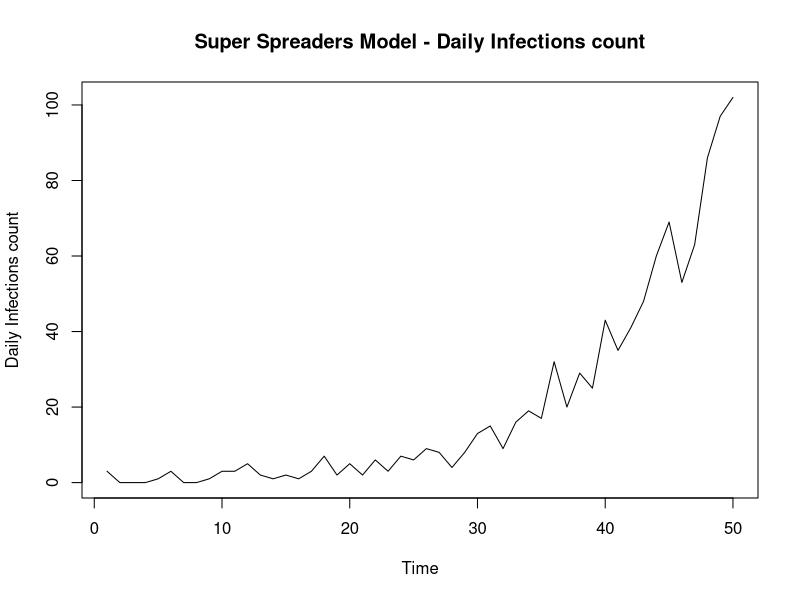

Recreate this plot in R.
#Epidemic Modelling Functions
#-Simulations fucntions
#- Likelihood Functions

#*********************************************************
#*Simulation Functions

#Baseline simulation
simulate_branching = function(num_days, r0, shape_gamma, scale_gamma) {
  
  'Baseline simulation model'
  #Set up
  vec_infecteds = vector('numeric', num_days)
  vec_infecteds[1] = 2
  
  #Infectiousness (Discrete gamma) - I.e 'Infectiousness Pressure' - Sum of all people
  #Explanation: Gamma is a continuous function so integrate over the density at that point in time (today - previous day)
  prob_infect = pgamma(c(1:num_days), shape = shape_gamma, scale = scale_gamma) - pgamma(c(0:(num_days-1)), shape = shape_gamma, scale = scale_gamma)
  
  #Days of Infection Spreading
  for (t in 2:num_days) {
    
    #Total rate
    tot_rate = r0*sum(vec_infecteds[1:(t-1)]*rev(prob_infect[1:(t-1)])) #Product of infecteds & their probablilty of infection along the gamma dist at that point in time
    vec_infecteds[t] = rpois(1, tot_rate) #Assuming number of cases each day follows a poisson distribution. Causes jumps in data 
  }
  
  vec_infecteds
}

#*******************************************************
#Super-spreading simulation
simulate_branching_ss = function(num_days, shape_gamma, scale_gamma, alphaX, betaX, gammaX) {
  'Simulate an epidemic with Superspreading events
  prop_ss = Proportion of superspreading days
  magnitude_ss = increased rate of superspreading event'
  
  #Set up
  total_infecteds = vector('numeric', num_days)
  nsse_infecteds = vector('numeric', num_days)
  sse_infecteds = vector('numeric', num_days)
  total_infecteds[1] = 2
  nsse_infecteds[1] = 2
  sse_infecteds[1] = 0
  
  #Infectiousness (Discrete gamma) - I.e 'Infectiousness Pressure' - Sum of all people
  #Explanation: Gamma is a continuous function so integrate over the density at that point in time (today - previous day)
  prob_infect = pgamma(c(1:num_days), shape = shape_gamma, scale = scale_gamma) - pgamma(c(0:(num_days-1)), shape = shape_gamma, scale = scale_gamma)
  
  #Days of Infection Spreading
  for (t in 2:num_days) {
    
    #Regular infecteds (tot_rate = lambda) fix notation
    lambda_t = sum(total_infecteds[1:(t-1)]*rev(prob_infect[1:(t-1)])) #Eg. Today is day 10. Infected on day 1. Current Infectiousness is t - day_infected 
    tot_rate = alphaX*lambda_t #Product of infecteds & their probablilty of infection along the gamma dist at that point in time
    nsse_infecteds[t] = rpois(1, tot_rate) #Assuming number of cases each day follows a poisson distribution. Causes jumps in data 
    
    #Super-spreaders
    sse_infecteds[t] = rnbinom(1, betaX*lambda_t, 1/(1 + gammaX)) #z_t: Total infecteds due to super-spreading event - num of events x Num individuals
    
    #Total 
    total_infecteds[t] = nsse_infecteds[t] + sse_infecteds[t]
  }
  
  total_infecteds
}
# 
# #********
# # #*Implement
# num_days = 50
# #lambda params
# shape_gamma = 6
# scale_gamma = 1
# #params
# alphaX = 0.8 #Without ss event, ~r0.
# betaX = 0.1
# gammaX = 10
# true_r0 = alphaX + betaX*gammaX
# true_r0
# #Epidemic data
# sim_data = simulate_branching_ss(num_days, shape_gamma, scale_gamma, alphaX, betaX, gammaX)
# plot.ts(sim_data, ylab = 'Daily Infections', main = paste('Super - Spreading Events model - Daily Infections count, true R0 = ', true_r0))
# par(mfrow = c(2,1))

#*******************************************************
#Super-spreading simulation
simulate_ss_poisson = function(num_days, shape_gamma, scale_gamma, alphaX, betaX, gammaX) {
  'Simulate an epidemic with Superspreading events
  prop_ss = Proportion of superspreading days
  magnitude_ss = increased rate of superspreading event'
  
  #Set up
  total_infecteds = vector('numeric', num_days)
  nsse_infecteds = vector('numeric', num_days)
  sse_infecteds = vector('numeric', num_days)
  total_infecteds[1] = 2
  nsse_infecteds[1] = 2
  sse_infecteds[1] = 0
  
  #Infectiousness (Discrete gamma) - I.e 'Infectiousness Pressure' - Sum of all people
  #Explanation: Gamma is a continuous function so integrate over the density at that point in time (today - previous day)
  prob_infect = pgamma(c(1:num_days), shape = shape_gamma, scale = scale_gamma) - pgamma(c(0:(num_days-1)), shape = shape_gamma, scale = scale_gamma)
  
  #Days of Infection Spreading
  for (t in 2:num_days) {
    
    #Regular infecteds (tot_rate = lambda) fix notation
    lambda_t = sum(total_infecteds[1:(t-1)]*rev(prob_infect[1:(t-1)])) #?Why is it the reversed probability - given the way prob_infect is written
    tot_rate = alphaX*lambda_t #Product of infecteds & their probablilty of infection along the gamma dist at that point in time
    nsse_infecteds[t] = rpois(1, tot_rate) #Assuming number of cases each day follows a poisson distribution. Causes jumps in data 
    
    #Super-spreaders
    n_t = rpois(1, betaX*lambda_t) #Number of super-spreading events (beta)
    sse_infecteds[t] = rpois(1, gammaX*n_t) #z_t: Total infecteds due to super-spreading event - num of events x Num individuals
    
    total_infecteds[t] = nsse_infecteds[t] + sse_infecteds[t]
  }
  
  total_infecteds
}

#*Implement
# num_days = 50
# #lambda params
# shape_gamma = 6
# scale_gamma = 1
# #params
# alphaX = 1.2 #Without ss event, ~r0. 
# betaX = 0.5
# gammaX = 10
# #Epidemic data
# sim_data2 = simulate_ss_poisson(num_days, shape_gamma, scale_gamma, alphaX, betaX, gammaX)
# plot.ts(sim_data2, ylab = 'Daily Infections count', main = 'Daily Infections count')


#*******************************************************
#Super-spreaders simulation
simulation_super_spreaders = function(num_days, shape_gamma, scale_gamma, aX, bX, ss_mult) {
  'Simulate an epidemic with Superspreading individuals'
  
  #Set up
  total_infecteds = vector('numeric', num_days)
  nss_infecteds = vector('numeric', num_days)
  ss_infecteds = vector('numeric', num_days)
  total_infecteds[1] = 3
  nss_infecteds[1] = 2
  ss_infecteds[1] = 1 
  
  #Infectiousness (Discrete gamma) - I.e 'Infectiousness Pressure' - Sum of all people
  #Explanation: Gamma is a continuous function so integrate over the density at that point in time (today - previous day)
  prob_infect = pgamma(c(1:num_days), shape = shape_gamma, scale = scale_gamma) - pgamma(c(0:(num_days-1)), shape = shape_gamma, scale = scale_gamma)
  
  #Days of Infection Spreading
  for (t in 2:num_days) {
    
    #Regular infecteds (tot_rate = lambda) fix notation
    lambda_t = sum((total_infecteds[1:(t-1)] + ss_mult*ss_infecteds[1:(t-1)])*rev(prob_infect[1:(t-1)])) #?Why is it the reversed probability - given the way prob_infect is written. Product of infecteds & their probablilty of infection along the gamma dist at that point in time
    nss_infecteds[t] = rpois(1, aX*lambda_t) #Assuming number of cases each day follows a poisson distribution. Causes jumps in data 
    ss_infecteds[t] = rpois(1, bX*lambda_t)
    total_infecteds[t] = nss_infecteds[t] + ss_infecteds[t]
  }
  
  total_infecteds
}

#*Implement
num_days = 50
#lambda params
shape_gamma = 6
scale_gamma = 1
#params
aX = 0.8 #1.1 #Without ss event, ~r0.
bX = 0.1 #0.2
ss_mult = 10 #8
#Epidemic data
sim_data2 = simulation_super_spreaders(num_days, shape_gamma, scale_gamma, aX, bX, ss_mult)
plot.ts(sim_data2, ylab = 'Daily Infections count', main = 'Super Spreaders Model - Daily Infections count')

###################################################################################
# MODELS!

###############################
# BASELINE

#Likelihood (log)
log_like <- function(y, r0_dash){
  
  #Params
  num_days = length(y)
  shape_gamma = 6
  scale_gamma = 1
  
  #Infectiousness (Discrete gamma)
  prob_infect = pgamma(c(1:num_days), shape = shape_gamma, scale = scale_gamma) - pgamma(c(0:(num_days-1)), shape = shape_gamma, scale = scale_gamma)
  logl = 0
  
  for (t in 2:num_days) {
    
    lambda = r0_dash*sum(y[1:t-1]*rev(prob_infect[1:t-1]))
    logl = logl + y[t]*log(lambda) - lambda
    
  }
  
  logl
  
}

#######################
# BASE MCMC
mcmc_r0 <- function(data, n, sigma, burn_in, x0 = 1) {
  
  'Returns mcmc samples of R0'
  #Data
  print('sim data')
  print(data)
  
  #Set up
  r0_vec <- vector('numeric', n)
  r0_vec[1] <- x0
  U <- runif(n)
  count_accept = 0
  
  #MCMC chain
  for(i in 2:n) {
    r0_dash <- r0_vec[i-1] + rnorm(1, sd = sigma) #, mean = 0, sd = sigma_opt)
    if(r0_dash < 0){
      r0_dash = abs(r0_dash)
    }
    
    #Alpha
    log_alpha = log_like(data, r0_dash) - log_like(data, r0_vec[i-1]) - r0_dash + r0_vec[i-1] #exponential prior
    #log_alpha = log_like(data, Y) - log_like(data, r0_vec[i-1]) + dgamma(Y, shape = 1, scale = 1, log = TRUE) - dgamma(r0_vec[i-1], shape = 1, scale = 1, log = TRUE) 
    #Should include: Likelihood + prior + propogsal density x2 (Previous time step & Current time step)
    
    if (is.na(log_alpha)){
      print('na value')
      sprintf("r0_dash: %i", r0_dash)
    }
    if(!(is.na(log_alpha)) && log(U[i]) < log_alpha) {
      r0_vec[i] <- r0_dash
      count_accept = count_accept + 1
    } else {
      r0_vec[i] <- r0_vec[i-1]
    }
  }
  #Final stats
  accept_rate = 100*(count_accept/n)
  print(paste0("Acceptance rate = ",accept_rate))
  
  r0_vec = r0_vec[burn_in:n]
  r0_vec
  
  return(list(r0_vec, accept_rate))
}

#*******************************************************************************
#SUPER-SPREADING MODEL

#Log Likelihood 
log_like_ss <- function(x, alphaX, betaX, gammaX){
  
  #Params
  num_days = length(x)
  shape_gamma = 6
  scale_gamma = 1
  
  #Infectiousness (Discrete gamma) i,e Prob less than x2 - prob less than x1; the area in between 
  prob_infect = pgamma(c(1:num_days), shape = shape_gamma, scale = scale_gamma) - pgamma(c(0:(num_days-1)), shape = shape_gamma, scale = scale_gamma)
  logl = 0
  
  for (t in 2:num_days) {
    
    lambda_t = sum(x[1:(t-1)]*rev(prob_infect[1:(t-1)]))
    inner_sum_xt = 0
    
    for (y_t in 0:x[t]){ #Sum for all values of y_t
      
      #Log likelihood
      inner_sum_xt = (inner_sum_xt + exp(-alphaX*lambda_t)*(1/factorial(y_t))*(alphaX*lambda_t)^y_t*
                        (gamma((x[t] - y_t) + betaX*lambda_t))/(gamma(betaX*lambda_t)*
                                                                  factorial(x[t] - y_t))*(1/(gammaX +1))^(betaX*lambda_t)*
                        (gammaX/(gammaX + 1))^(x[t] - y_t))
      
    } 
    
    logl = logl + log(inner_sum_xt) 
    
  }
  
  logl
  
}

#*****************************************************
#Log Likelihood - log-exp-sum trick 
log_like_ss_lse <- function(x, alphaX, betaX, gammaX){
  
  #Params
  num_days = length(x)
  shape_gamma = 6
  scale_gamma = 1
  
  #Infectiousness (Discrete gamma)
  prob_infect = pgamma(c(1:num_days), shape = shape_gamma, scale = scale_gamma) - pgamma(c(0:(num_days-1)),
                                                                                         shape = shape_gamma, scale = scale_gamma)
  logl = 0 
  
  for (t in 2:num_days) {
    
    #print(t)
    lambda_t = sum(x[1:(t-1)]*rev(prob_infect[1:(t-1)]))
    
    if(x[t] == 0){ #y_t also equal to zero
      
      #L(x_i) for y_t, x_t = 0
      logl = logl -(alphaX*lambda_t) - 
        (betaX*lambda_t*log(gammaX +1))
      
    } else {
      
      #Terms in inner sum
      inner_sum_vec <- vector('numeric', x[t])
      
      for (y_t in 0:x[t]){ #Sum for all values of y_t up to x_t
        
        #Store inner L(x_i) term in vector position
        inner_sum_vec[y_t + 1] = (-(alphaX*lambda_t) - lfactorial(y_t) + y_t*log(alphaX*lambda_t) +
                                    lgamma((x[t] - y_t) + (betaX*lambda_t)) - lgamma(betaX*lambda_t) - 
                                    lfactorial(x[t] - y_t) - (betaX*lambda_t*log(gammaX +1)) + 
                                    (x[t] - y_t)*log(gammaX) -(x[t] - y_t)*log(gammaX + 1))
        
      }
      
      #Calculate max element in inner vector, for all y_t for a given t, x[t]
      lx_max = max(inner_sum_vec)
      
      #Calculate lse
      lse = lx_max + log(sum(exp(inner_sum_vec - lx_max) ))
      
      #Add to overall log likelihood 
      logl = logl + lse 
      
    }
    
  }
  
  logl
  
}

#*********************************************************************************************
#* Log Likelihood - Using package distribution functions
log_like_ss_R_funcs <- function(x, alphaX, betaX, gammaX){
  
  'Calculate the log likelihood on the simulated data using package distribution functions in R'
  
  #Params
  num_days = length(x)
  shape_gamma = 6
  scale_gamma = 1
  logl = 0
  
  #Infectiousness (Discrete gamma)
  prob_infect = pgamma(c(1:num_days), shape = shape_gamma, scale = scale_gamma) - pgamma(c(0:(num_days-1)), shape = shape_gamma, scale = scale_gamma)
  
  #Over all timepoints
  for (t in 2:num_days) {
    
    lambda_t = sum(x[1:(t-1)]*rev(prob_infect[1:(t-1)]))
    inner_sum = 0
    
    #Sum for all values of y_t
    for (y_t in 0:x[t]){ 
      
      #Log likelihood
      prob_yt = dpois(y_t, alphaX*lambda_t)
      #cat("prob_yt, dpois : ", prob_yt, "\n")
      
      prob_zt = s(x[t] - y_t, betaX*lambda_t, 1/(1 + gammaX))
      #cat("prob_zt, dnbinom : ", prob_zt, "\n")
      
      prob_xt = prob_zt*prob_yt
      inner_sum = inner_sum + prob_xt
      #cat("prob_xt, : ", prob_xt, "\n")
      
    } 
    
    #cat("log(prob_xt), : ", log(prob_xt), "\n")
    logl = logl + log(inner_sum) 
    #cat("logl, : ", logl, "\n")
    
  }
  
  logl
}

################################################################################
# Plot MCMC Total Results
################################################################################

plot_mcmc_results <- function(sim_data, mcmc_params, true_r0, 
                              dist_type, total_time, seed_count, prior, beta_gamma_flag){
  
  #Plot Set up
  plot.new()
  par(mfrow=c(3,4))
  
  #Extract params
  alpha_mcmc = mcmc_params[1]
  alpha_mcmc = unlist(alpha_mcmc)
  
  beta_mcmc = mcmc_params[2]
  beta_mcmc = unlist(beta_mcmc)
  
  gamma_mcmc = mcmc_params[3]
  gamma_mcmc = unlist(gamma_mcmc)
  
  r0_mcmc = mcmc_params[4]
  r0_mcmc = unlist(r0_mcmc)
  
  #Cumulative means + param sample limits
  #r0
  r0_mean = cumsum(r0_mcmc)/seq_along(r0_mcmc)
  r0_lim = max(true_r0, max(r0_mcmc))
  r0_lim2 = max(true_r0, r0_mean)
  
  #alpha
  alpha_mean = cumsum(alpha_mcmc)/seq_along(alpha_mcmc)
  a_lim =  max(alphaX, max(alpha_mcmc))
  a_lim2 =  max(alphaX, alpha_mean)
  
  #beta
  beta_mean = cumsum(beta_mcmc)/seq_along(beta_mcmc)
  b_lim = max(betaX, max(beta_mcmc))
  b_lim2 = max(betaX, beta_mean)
  
  #gamma
  gamma_mean = cumsum(gamma_mcmc)/seq_along(gamma_mcmc)
  g_lim =  max(gammaX, max(gamma_mcmc))
  g_lim2 =  max(gammaX, gamma_mean) 
  
  #Beta-gamma
  if (beta_gamma_flag){
    b_g_a_rate = mcmc_params[14]
    b_g_a_rate = round(unlist(b_g_a_rate), 2)
  } else {
    b_g_a_rate = 0
  }
  
  #***********
  #* Plots *
  
  #i.Infections
  plot.ts(sim_data, xlab = 'Time', ylab = 'Daily Infections count',
          main = paste(seed_count, "Day Infts SS Evnts", dist_type, "r0 = ", true_r0),
          cex.lab=1.5, cex.axis=1.5, cex.main=1.5, cex.sub=1.5)
  
  #ii. MCMC Trace Plots
  plot.ts(alpha_mcmc, ylab = 'alpha', ylim=c(0, a_lim),
          main = paste("MCMC SS Events, true alpha = ", alphaX),
          cex.lab=1.5, cex.axis=1.5, cex.main=1.5, cex.sub=1.5)
  abline(h = alphaX, col = 'green', lwd = 2)
  
  plot.ts(beta_mcmc, ylab = 'beta', ylim=c(0, b_lim),
          main = paste("MCMC SS Events, true beta = ", betaX),
          cex.lab=1.5, cex.axis=1.5, cex.main=1.5, cex.sub=1.5)
  abline(h = betaX, col = 'green', lwd = 2)
  
  plot.ts(gamma_mcmc,  ylab = 'gamma', ylim=c(0,g_lim),
          main = paste("MCMC SS Events, true gamma = ", gammaX),
          cex.lab=1.5, cex.axis=1.5, cex.main=1.5, cex.sub=1.5)
  abline(h = gammaX, col = 'green', lwd = 2)
  #plot.ts(r0_mcmc,  ylab = 'r0', main = paste("MCMC SS Events, true r0 = ", r0_true))
  
  #iii. Cumulative mean plots
  #r0 Mean
  plot2 = plot(seq_along(r0_mean), r0_mean,
               ylim=c(0, r0_lim),
               xlab = 'Time', ylab = 'R0', main = paste("R0 MCMC Mean, True R0 = ", true_r0),
               cex.lab=1.5, cex.axis=1.5, cex.main=1.5, cex.sub=1.5)
  print(plot2)
  abline(h = true_r0, col = 'orange', lwd = 2)
  
  #alpha mean
  plot2 = plot(seq_along(alpha_mean), alpha_mean,
               ylim=c(0, a_lim),
               xlab = 'Time', ylab = 'alpha', main = paste("Alpha MCMC mean, True alpha = ",alphaX),
               cex.lab=1.5, cex.axis=1.5, cex.main=1.5, cex.sub=1.5)
  print(plot2)
  abline(h = alphaX, col = 'red', lwd = 2)
  
  #beta mean
  plot2 = plot(seq_along(beta_mean), beta_mean,
               ylim=c(0, b_lim),
               xlab = 'Time', ylab = 'beta', main = paste("Beta MCMC mean, True beta = ",betaX),
               cex.lab=1.5, cex.axis=1.5, cex.main=1.5, cex.sub=1.5)
  print(plot2)
  abline(h = betaX, col = 'blue', lwd = 2)
  
  #gamma Mean
  plot2 = plot(seq_along(gamma_mean), gamma_mean,
               xlab = 'Time', ylab = 'gamma', main = paste("Gamma MCMC mean, True gamma = ",gammaX),
               ylim=c(0, g_lim),
               cex.lab=1.5, cex.axis=1.5, cex.main=1.5, cex.sub=1.5)
  print(plot2)
  abline(h = gammaX, col = 'green', lwd = 2)
  
  #iv. Param Histograms (Plots 9,11,12)
  hist(r0_mcmc, freq = FALSE, breaks = 100,
       xlab = 'R0 total', #ylab = 'Density', 
       main = paste('R0 total MCMC samples. Prior = ', prior),
       xlim=c(0, r0_lim),
       cex.lab=1.5, cex.axis=1.5, cex.main=1.5, cex.sub=1.5)
  abline(v = true_r0, col = 'orange', lwd = 2)
  
  #v. Beta vs gamma
  plot(beta_mcmc, gamma_mcmc,
       xlab = 'beta', ylab = 'gamma', main = 'Beta vs Gamma',
       cex.lab=1.5, cex.axis=1.5, cex.main=1.5, cex.sub=1.5)
  
  #Hist Beta 
  hist(beta_mcmc, freq = FALSE, breaks = 100,
       xlab = 'beta', #ylab = 'Density', 
       main = paste("Beta, True beta = ", betaX), 
       xlim=c(0, b_lim),
       cex.lab=1.5, cex.axis=1.5, cex.main=1.5, cex.sub=1.5)
  abline(v = betaX, col = 'blue', lwd = 2)
  
  #Hist Gamma 
  hist(gamma_mcmc, freq = FALSE, breaks = 100,
       xlab = 'gamma', #ylab = 'Density', 
       main = paste("Gamma, True gamma = ", gammaX),
       xlim=c(0, g_lim),
       cex.lab=1.5, cex.axis=1.5, cex.main=1.5, cex.sub=1.5)
  abline(v = gammaX, col = 'green', lwd = 2)
  
  #Final Mean Stats
  data_10_pc = 0.1*n
  a_mcmc_mean = round(mean(alpha_mcmc[n-data_10_pc:n]), 2)
  b_mcmc_mean = round(mean(beta_mcmc[n-data_10_pc:n]), 2)
  g_mcmc_mean = round(mean(gamma_mcmc[n-data_10_pc:n]), 2)
  r0_mcmc_mean = round(mean(r0_mcmc[n-data_10_pc:n]), 2)
  
  #Results
  df_results <- data.frame(
    alpha = alphaX,
    a_mc = a_mcmc_mean,
    beta = betaX,
    b_mc = b_mcmc_mean,
    gamma = gammaX,
    g_mc = g_mcmc_mean,
    R0 = true_r0, 
    R0_mc = r0_mcmc_mean,
    accept_rate_a = round(mcmc_params[[5]],2),
    a_rte_b = round(mcmc_params[[6]], 2),
    a_rte_g = round(mcmc_params[[7]],2),
    b_g_a_rate = b_g_a_rate, 
    tot_time = total_time) 
  
  print(df_results)
  
}

#****************
#MCMC Plots 4x4
plot_mcmc_x4_II <- function(sim_data, mcmc_params, true_r0, dist_type,
                            total_time, seed_count, prior, max_sum_val, model_crit = TRUE, joint = TRUE){
  
  #Plot Set up
  plot.new()
  
  if (joint){
    par(mfrow=c(4,4))
  } else {
    par(mfrow=c(3,4))
  }
  
  
  #Extract params
  alpha_mcmc = mcmc_params[1]
  alpha_mcmc = unlist(alpha_mcmc)
  
  beta_mcmc = mcmc_params[2]
  beta_mcmc = unlist(beta_mcmc)
  
  gamma_mcmc = mcmc_params[3]
  gamma_mcmc = unlist(gamma_mcmc)
  
  r0_mcmc = mcmc_params[4]
  r0_mcmc = unlist(r0_mcmc)
  
  #Cumulative means + param sample limits
  #r0
  r0_mean = cumsum(r0_mcmc)/seq_along(r0_mcmc)
  r0_lim = max(true_r0, max(r0_mcmc))
  r0_lim2 = max(true_r0, r0_mean)
  
  #alpha
  alpha_mean = cumsum(alpha_mcmc)/seq_along(alpha_mcmc)
  a_lim =  max(alphaX, max(alpha_mcmc))
  a_lim2 =  max(alphaX, alpha_mean)
  
  #beta
  beta_mean = cumsum(beta_mcmc)/seq_along(beta_mcmc)
  b_lim = max(betaX, max(beta_mcmc))
  b_lim2 = max(betaX, beta_mean)
  
  #gamma
  gamma_mean = cumsum(gamma_mcmc)/seq_along(gamma_mcmc)
  g_lim =  max(gammaX, max(gamma_mcmc))
  g_lim2 =  max(gammaX, gamma_mean) 
  
  
  #***********
  #* Plots *
  
  #i.Infections
  plot.ts(sim_data, xlab = 'Time', ylab = 'Daily Infections count',
          main = paste(seed_count, "Day Infts SS Evnts", dist_type, "r0 = ", true_r0),
          cex.lab=1.5, cex.axis=1.5, cex.main=1.5, cex.sub=1.5)
  
  #ii. MCMC Trace Plots
  plot.ts(alpha_mcmc, ylab = 'alpha', ylim=c(0, a_lim),
          main = paste("MCMC SS Events, true alpha = ", alphaX),
          cex.lab=1.5, cex.axis=1.5, cex.main=1.5, cex.sub=1.5)
  abline(h = alphaX, col = 'red', lwd = 2) #True = green
  #lines(seq_along(like_a), like_a, col = 'red')
  #lines(seq_along(prior_a), prior_a, col = 'blue')
  
  plot.ts(beta_mcmc, ylab = 'beta', ylim=c(0, b_lim),
          main = paste("MCMC SS Events, true beta = ", betaX),
          cex.lab=1.5, cex.axis=1.5, cex.main=1.5, cex.sub=1.5)
  abline(h = betaX, col = 'blue', lwd = 2) #True = green
  
  plot.ts(gamma_mcmc,  ylab = 'gamma', ylim=c(0,g_lim),
          main = paste("MCMC SS Events, true gamma = ", gammaX),
          cex.lab=1.5, cex.axis=1.5, cex.main=1.5, cex.sub=1.5)
  abline(h = gammaX, col = 'green', lwd = 2) #True = green
  
  #plot.ts(r0_mcmc,  ylab = 'r0', main = paste("MCMC SS Events, true r0 = ", r0_true))
  
  #Title
  text(line2user(line=mean(par('mar')[c(2, 4)]), side=2), 
       line2user(line=2, side=3), paste('MCMC SS, True R0:', true_r0, 'Prior = ', prior), xpd=NA, cex=2, font=2)
  
  #iii. Cumulative mean plots
  #r0 Mean
  plot2 = plot(seq_along(r0_mean), r0_mean,
               ylim=c(0, r0_lim),
               xlab = 'Time', ylab = 'R0', main = paste("R0 MCMC Mean, True R0 = ", true_r0),
               cex.lab=1.5, cex.axis=1.5, cex.main=1.5, cex.sub=1.5)
  print(plot2)
  abline(h = true_r0, col = 'orange', lwd = 2)
  
  #alpha mean
  plot2 = plot(seq_along(alpha_mean), alpha_mean,
               ylim=c(0, a_lim),
               xlab = 'Time', ylab = 'alpha', main = paste("Alpha MCMC mean, True alpha = ",alphaX),
               cex.lab=1.5, cex.axis=1.5, cex.main=1.5, cex.sub=1.5)
  print(plot2)
  abline(h = alphaX, col = 'red', lwd = 2)
  #lines(seq_along(like_a_mean), like_a_mean, col = 'red')
  #lines(seq_along(prior_a_mean), prior_a_mean, col = 'blue')
  
  #beta mean
  plot2 = plot(seq_along(beta_mean), beta_mean,
               ylim=c(0, b_lim),
               xlab = 'Time', ylab = 'beta', main = paste("Beta MCMC mean, True beta = ",betaX),
               cex.lab=1.5, cex.axis=1.5, cex.main=1.5, cex.sub=1.5)
  print(plot2)
  abline(h = betaX, col = 'blue', lwd = 2)
  
  #gamma Mean
  plot2 = plot(seq_along(gamma_mean), gamma_mean,
               xlab = 'Time', ylab = 'gamma', main = paste("Gamma MCMC mean, True gamma = ",gammaX),
               ylim=c(0, g_lim),
               cex.lab=1.5, cex.axis=1.5, cex.main=1.5, cex.sub=1.5)
  print(plot2)
  abline(h = gammaX, col = 'green', lwd = 2)
  
  #iv. Param Histograms (Plots 9,11,12)
  hist(r0_mcmc, freq = FALSE, breaks = 100,
       xlab = 'R0 total', #ylab = 'Density', 
       main = paste('R0 total MCMC samples. Prior = ', prior),
       xlim=c(0, r0_lim),
       cex.lab=1.5, cex.axis=1.5, cex.main=1.5, cex.sub=1.5)
  abline(v = true_r0, col = 'orange', lwd = 2)
  
  # #v. Beta vs gamma
  # plot(beta_mcmc, gamma_mcmc,
  #      xlab = 'beta', ylab = 'gamma', main = 'Beta vs Gamma',
  #      cex.lab=1.5, cex.axis=1.5, cex.main=1.5, cex.sub=1.5)
  
  #Hist alpha 
  hist(alpha_mcmc, freq = FALSE, breaks = 100,
       xlab = 'alpha', #ylab = 'Density', 
       main = paste("alpha, True alpha = ", alphaX), 
       xlim=c(0, a_lim),
       cex.lab=1.5, cex.axis=1.5, cex.main=1.5, cex.sub=1.5)
  abline(v = alphaX, col = 'red', lwd = 2)
  #Prior
  # x <- seq(from = 0, to = 20, by = 0.05)
  # exp1 = dexp(x, 1)
  # lines(seq_along(exp1), exp1, type = 'l')
  
  
  #Hist Beta 
  hist(beta_mcmc, freq = FALSE, breaks = 100,
       xlab = 'beta', #ylab = 'Density', 
       main = paste("Beta, True beta = ", betaX), 
       xlim=c(0, b_lim),
       cex.lab=1.5, cex.axis=1.5, cex.main=1.5, cex.sub=1.5)
  abline(v = betaX, col = 'blue', lwd = 2)
  #Prior
  # x <- seq(from = 0, to = 20, by = 0.05)
  # exp1 = dexp(x, 1)
  # lines(seq_along(exp1), exp1, type = 'l')
  
  
  #Hist Gamma 
  hist(gamma_mcmc, freq = FALSE, breaks = 100,
       xlab = 'gamma', #ylab = 'Density', 
       main = paste("Gamma, True gamma = ", gammaX),
       xlim=c(0, g_lim),
       cex.lab=1.5, cex.axis=1.5, cex.main=1.5, cex.sub=1.5)
  abline(v = gammaX, col = 'green', lwd = 2)
  #Prior
  # x <- seq(from = 0, to = 20, by = 0.05)
  # exp1 = 1 + dexp(x, 1)
  # lines(seq_along(exp1), exp1, type = 'l')
  
  #Final Mean Stats
  data_10_pc = 0.5*n #50%
  a_mcmc_mean = round(mean(alpha_mcmc[n-data_10_pc:n]), 2)
  b_mcmc_mean = round(mean(beta_mcmc[n-data_10_pc:n]), 2)
  g_mcmc_mean = round(mean(gamma_mcmc[n-data_10_pc:n]), 2)
  r0_mcmc_mean = round(mean(r0_mcmc[n-data_10_pc:n]), 2)
  
  #Joint distrbutions
  if (model_crit){
    
    model_criticism(mcmc_params, sim_data, max_sum_val)
  }
  
  #Joint distrbutions
  if (joint){
    
    # #v. r0 vs beta
    # plot(beta_mcmc, r0_mcmc,
    #      xlab = 'beta', ylab = 'R0', main = 'Beta vs R0',
    #      cex.lab=1.5, cex.axis=1.5, cex.main=1.5, cex.sub=1.5)
    
    #v. alpha vs beta
    plot(alpha_mcmc, beta_mcmc,
         xlab = 'alpha', ylab = 'beta', main = 'alpha vs Beta',
         cex.lab=1.5, cex.axis=1.5, cex.main=1.5, cex.sub=1.5)
    
    #v. alpha vs gamma
    plot(alpha_mcmc, gamma_mcmc,
         xlab = 'alpha', ylab = 'gamma', main = 'alpha vs gamma',
         cex.lab=1.5, cex.axis=1.5, cex.main=1.5, cex.sub=1.5)
    
    #v. beta vs gamma
    plot(beta_mcmc, gamma_mcmc,
         xlab = 'beta', ylab = 'gamma', main = 'Beta vs gamma',
         cex.lab=1.5, cex.axis=1.5, cex.main=1.5, cex.sub=1.5)
  }
  
  #Results
  df_results <- data.frame(
    alpha = alphaX,
    a_mc = a_mcmc_mean,
    beta = betaX,
    b_mc = b_mcmc_mean,
    gamma = gammaX,
    g_mc = g_mcmc_mean,
    R0 = true_r0, 
    R0_mc = r0_mcmc_mean,
    accept_rate_a = round(mcmc_params[[5]],2),
    a_rte_b = round(mcmc_params[[6]], 2),
    a_rte_g = round(mcmc_params[[7]],2),
    a_rte_b_g = round(mcmc_params[[8]],2),
    tot_time = total_time) 
  
  print(df_results)
  
}

###############################################################################
#FUNCTION TO PLOT 1x4 DASHBOARD OF MCMC RESULTS FOR BASE MODEL
plot_mcmc_results_r0 <- function(sim_data, mcmc_params, true_r0, time_elap, seed_count){
  
  #Plot Set up
  #par(mar=c(1,1,1,1))
  plot.new()
  par(mfrow=c(2,2))
  
  #Extract r0
  r0_mcmc = mcmc_params[1]
  r0_mcmc = unlist(r0_mcmc)
  
  #Cumulative means + param sample limits
  #r0
  r0_mean = cumsum(r0_mcmc)/seq_along(r0_mcmc)
  r0_lim = max(true_r0, max(r0_mcmc))
  r0_lim2 = max(true_r0, r0_mean)
  
  
  #***********
  #* Plots *
  
  #i.Infections
  plot.ts(sim_data, xlab = 'Time', ylab = 'Daily Infections count',
          main = paste(seed_count, "Day Infts SS Evnts, ", "r0 = ", true_r0),
          cex.lab=1.5, cex.axis=1.5, cex.main=1.5, cex.sub=1.5)
  
  #ii. MCMC Trace Plots
  plot.ts(r0_mcmc, ylab = 'alpha', ylim=c(0, a_lim),
          main = paste("MCMC SS Events, true r0 = ", true_r0),
          cex.lab=1.5, cex.axis=1.5, cex.main=1.5, cex.sub=1.5)
  abline(h = true_r0, col = 'orange', lwd = 2) #True = green
  
  #iii. Cumulative mean plots
  #r0 Mean
  plot2 = plot(seq_along(r0_mean), r0_mean,
               ylim=c(0, r0_lim),
               xlab = 'Time', ylab = 'R0', main = paste("R0 MCMC Mean, True R0 = ", true_r0),
               cex.lab=1.5, cex.axis=1.5, cex.main=1.5, cex.sub=1.5)
  print(plot2)
  abline(h = true_r0, col = 'orange', lwd = 2)
  
  #iv. Histogram
  hist(r0_mcmc, freq = FALSE, breaks = 100,
       xlab = 'R0 total', #ylab = 'Density', 
       main = paste('R0 total MCMC samples. Prior = ', prior),
       xlim=c(0, r0_lim),
       cex.lab=1.5, cex.axis=1.5, cex.main=1.5, cex.sub=1.5)
  abline(v = true_r0, col = 'orange', lwd = 2)
  
  #Final Mean Stats
  data_10_pc = 0.5*n #50%
  r0_mcmc_mean = round(mean(r0_mcmc[n-data_10_pc:n]), 2)
  
  #Results
  df_results <- data.frame(
    R0 = true_r0, 
    R0_mc = r0_mcmc_mean,
    accept_rate_r0 = round(mcmc_params[[2]],2),
    time_elap = round(time_elap,2)) 
  
  print(df_results)
  
}

###############################################################################
#FUNCTION TO PLOT 4x4 DASHBOARD OF MCMC RESULTS FOR SUPER SPREADING EVENTS MODEL
plot_mcmc_x4_priors <- function(n, sim_data, mcmc_params, true_r0, dist_type, total_time, seed_count, prior, joint = TRUE){
  
  #Plot Set up
  #par(mar=c(1,1,1,1))
  plot.new()
  
  if (joint){
    par(mfrow=c(4,4))
  } else {
    par(mfrow=c(3,4))
  }
  
  
  #Extract params
  alpha_mcmc = mcmc_params[1]
  alpha_mcmc = unlist(alpha_mcmc)
  
  beta_mcmc = mcmc_params[2]
  beta_mcmc = unlist(beta_mcmc)
  
  gamma_mcmc = mcmc_params[3]
  gamma_mcmc = unlist(gamma_mcmc)
  
  r0_mcmc = mcmc_params[4]
  r0_mcmc = unlist(r0_mcmc)
  
  #Cumulative means + param sample limits
  #r0
  r0_mean = cumsum(r0_mcmc)/seq_along(r0_mcmc)
  r0_lim = max(true_r0, max(r0_mcmc))
  r0_lim2 = max(true_r0, r0_mean)
  
  #alpha
  alpha_mean = cumsum(alpha_mcmc)/seq_along(alpha_mcmc)
  a_lim =  max(alphaX, max(alpha_mcmc))
  a_lim2 =  max(alphaX, alpha_mean)
  
  #beta
  beta_mean = cumsum(beta_mcmc)/seq_along(beta_mcmc)
  b_lim = max(betaX, max(beta_mcmc))
  b_lim2 = max(betaX, beta_mean)
  
  #gamma
  gamma_mean = cumsum(gamma_mcmc)/seq_along(gamma_mcmc)
  g_lim =  max(gammaX, max(gamma_mcmc))
  g_lim2 =  max(gammaX, gamma_mean) 
  
  
  #***********
  #* Plots *
  
  #i.Infections
  plot.ts(sim_data, xlab = 'Time', ylab = 'Daily Infections count',
          main = paste(seed_count, "Day Infts SS Evnts", dist_type, "r0 = ", true_r0),
          cex.lab=1.5, cex.axis=1.5, cex.main=1.5, cex.sub=1.5)
  
  #ii. MCMC Trace Plots
  plot.ts(alpha_mcmc, ylab = 'alpha', ylim=c(0, a_lim),
          main = paste("MCMC SS Events, true alpha = ", alphaX),
          cex.lab=1.5, cex.axis=1.5, cex.main=1.5, cex.sub=1.5)
  abline(h = alphaX, col = 'red', lwd = 2) #True = green
  #lines(seq_along(like_a), like_a, col = 'red')
  #lines(seq_along(prior_a), prior_a, col = 'blue')
  
  plot.ts(beta_mcmc, ylab = 'beta', ylim=c(0, b_lim),
          main = paste("MCMC SS Events, true beta = ", betaX),
          cex.lab=1.5, cex.axis=1.5, cex.main=1.5, cex.sub=1.5)
  abline(h = betaX, col = 'blue', lwd = 2) #True = green
  
  plot.ts(gamma_mcmc,  ylab = 'gamma', ylim=c(0,g_lim),
          main = paste("MCMC SS Events, true gamma = ", gammaX),
          cex.lab=1.5, cex.axis=1.5, cex.main=1.5, cex.sub=1.5)
  abline(h = gammaX, col = 'green', lwd = 2) #True = green
  
  #plot.ts(r0_mcmc,  ylab = 'r0', main = paste("MCMC SS Events, true r0 = ", r0_true))
  
  #Title
  # text(line2user(line=mean(par('mar')[c(2, 4)]), side=2), 
  #      line2user(line=2, side=3), paste('MCMC SS, True R0:', true_r0, 'Prior = ', prior), xpd=NA, cex=2, font=2)
  # 
  #iii. Cumulative mean plots
  #r0 Mean
  plot2 = plot(seq_along(r0_mean), r0_mean,
               ylim=c(0, r0_lim),
               xlab = 'Time', ylab = 'R0', main = paste("R0 MCMC Mean, True R0 = ", true_r0),
               cex.lab=1.5, cex.axis=1.5, cex.main=1.5, cex.sub=1.5)
  print(plot2)
  abline(h = true_r0, col = 'orange', lwd = 2)
  
  #alpha mean
  plot2 = plot(seq_along(alpha_mean), alpha_mean,
               ylim=c(0, a_lim),
               xlab = 'Time', ylab = 'alpha', main = paste("Alpha MCMC mean, True alpha = ",alphaX),
               cex.lab=1.5, cex.axis=1.5, cex.main=1.5, cex.sub=1.5)
  print(plot2)
  abline(h = alphaX, col = 'red', lwd = 2)
  #lines(seq_along(like_a_mean), like_a_mean, col = 'red')
  #lines(seq_along(prior_a_mean), prior_a_mean, col = 'blue')
  
  #beta mean
  plot2 = plot(seq_along(beta_mean), beta_mean,
               ylim=c(0, b_lim),
               xlab = 'Time', ylab = 'beta', main = paste("Beta MCMC mean, True beta = ",betaX),
               cex.lab=1.5, cex.axis=1.5, cex.main=1.5, cex.sub=1.5)
  print(plot2)
  abline(h = betaX, col = 'blue', lwd = 2)
  
  #gamma Mean
  plot2 = plot(seq_along(gamma_mean), gamma_mean,
               xlab = 'Time', ylab = 'gamma', main = paste("Gamma MCMC mean, True gamma = ",gammaX),
               ylim=c(0, g_lim),
               cex.lab=1.5, cex.axis=1.5, cex.main=1.5, cex.sub=1.5)
  print(plot2)
  abline(h = gammaX, col = 'green', lwd = 2)
  
  #iv. Param Histograms (Plots 9,11,12)
  hist(r0_mcmc, freq = FALSE, breaks = 100,
       xlab = 'R0 total', #ylab = 'Density', 
       main = paste('R0 total MCMC samples. Prior = ', prior),
       xlim=c(0, r0_lim),
       cex.lab=1.5, cex.axis=1.5, cex.main=1.5, cex.sub=1.5)
  abline(v = true_r0, col = 'orange', lwd = 2)
  
  # #v. Beta vs gamma
  # plot(beta_mcmc, gamma_mcmc,
  #      xlab = 'beta', ylab = 'gamma', main = 'Beta vs Gamma',
  #      cex.lab=1.5, cex.axis=1.5, cex.main=1.5, cex.sub=1.5)
  
  #Hist alpha 
  hist(alpha_mcmc, freq = FALSE, breaks = 100,
       xlab = 'alpha', #ylab = 'Density', 
       main = paste("alpha, True alpha = ", alphaX), 
       xlim=c(0, a_lim),
       cex.lab=1.5, cex.axis=1.5, cex.main=1.5, cex.sub=1.5)
  #Prior
  #x <- seq(from = 0, to = 10, by = 0.5)
  #exp1 = dexp(x, 1)
  #lines(exp1, col = 'purple')
  abline(v = alphaX, col = 'red', lwd = 2)
  
  
  #Hist Beta 
  hist(beta_mcmc, freq = FALSE, breaks = 100,
       xlab = 'beta', #ylab = 'Density', 
       main = paste("Beta, True beta = ", betaX), 
       xlim=c(0, b_lim),
       cex.lab=1.5, cex.axis=1.5, cex.main=1.5, cex.sub=1.5)
  #Prior
  #lines(exp1, col = 'purple')
  abline(v = betaX, col = 'blue', lwd = 2)
  
  
  #Hist Gamma 
  hist(gamma_mcmc, freq = FALSE, breaks = 100,
       xlab = 'gamma', #ylab = 'Density', 
       main = paste("Gamma, True gamma = ", gammaX),
       xlim=c(0, g_lim),
       cex.lab=1.5, cex.axis=1.5, cex.main=1.5, cex.sub=1.5)
  #Prior
  #x <- seq(from = 0, to = 20, by = 0.5)
  #exp1 = 1 + dexp(x, 1)
  #lines(exp1, col = 'purple')
  abline(v = gammaX, col = 'green', lwd = 2)
  
  
  #Final Mean Stats
  data_10_pc = 0.5*n #50%
  a_mcmc_mean = round(mean(alpha_mcmc[n-data_10_pc:n]), 2)
  b_mcmc_mean = round(mean(beta_mcmc[n-data_10_pc:n]), 2)
  g_mcmc_mean = round(mean(gamma_mcmc[n-data_10_pc:n]), 2)
  r0_mcmc_mean = round(mean(r0_mcmc[n-data_10_pc:n]), 2)
  
  #Joint distrbutions
  if (joint){
    
    #v. r0 vs beta
    plot(beta_mcmc, r0_mcmc,
         xlab = 'beta', ylab = 'R0', main = 'Beta vs R0',
         cex.lab=1.5, cex.axis=1.5, cex.main=1.5, cex.sub=1.5)
    
    #v. alpha vs beta
    plot(alpha_mcmc, beta_mcmc,
         xlab = 'alpha', ylab = 'beta', main = 'alpha vs Beta',
         cex.lab=1.5, cex.axis=1.5, cex.main=1.5, cex.sub=1.5)
    
    #v. alpha vs gamma
    plot(alpha_mcmc, gamma_mcmc,
         xlab = 'alpha', ylab = 'gamma', main = 'alpha vs gamma',
         cex.lab=1.5, cex.axis=1.5, cex.main=1.5, cex.sub=1.5)
    
    #v. beta vs gamma
    plot(beta_mcmc, gamma_mcmc,
         xlab = 'beta', ylab = 'gamma', main = 'Beta vs gamma',
         cex.lab=1.5, cex.axis=1.5, cex.main=1.5, cex.sub=1.5)
  }
  
  #Results
  df_results <- data.frame(
    alpha = alphaX,
    a_mc = a_mcmc_mean,
    beta = betaX,
    b_mc = b_mcmc_mean,
    gamma = gammaX,
    g_mc = g_mcmc_mean,
    R0 = true_r0, 
    R0_mc = r0_mcmc_mean,
    accept_rate_a = round(mcmc_params[[5]],2),
    a_rte_b = round(mcmc_params[[6]], 2),
    a_rte_g = round(mcmc_params[[7]],2),
    a_rte_b_g = round(mcmc_params[[8]],2),
    tot_time = total_time) 
  
  print(df_results)
  
}
